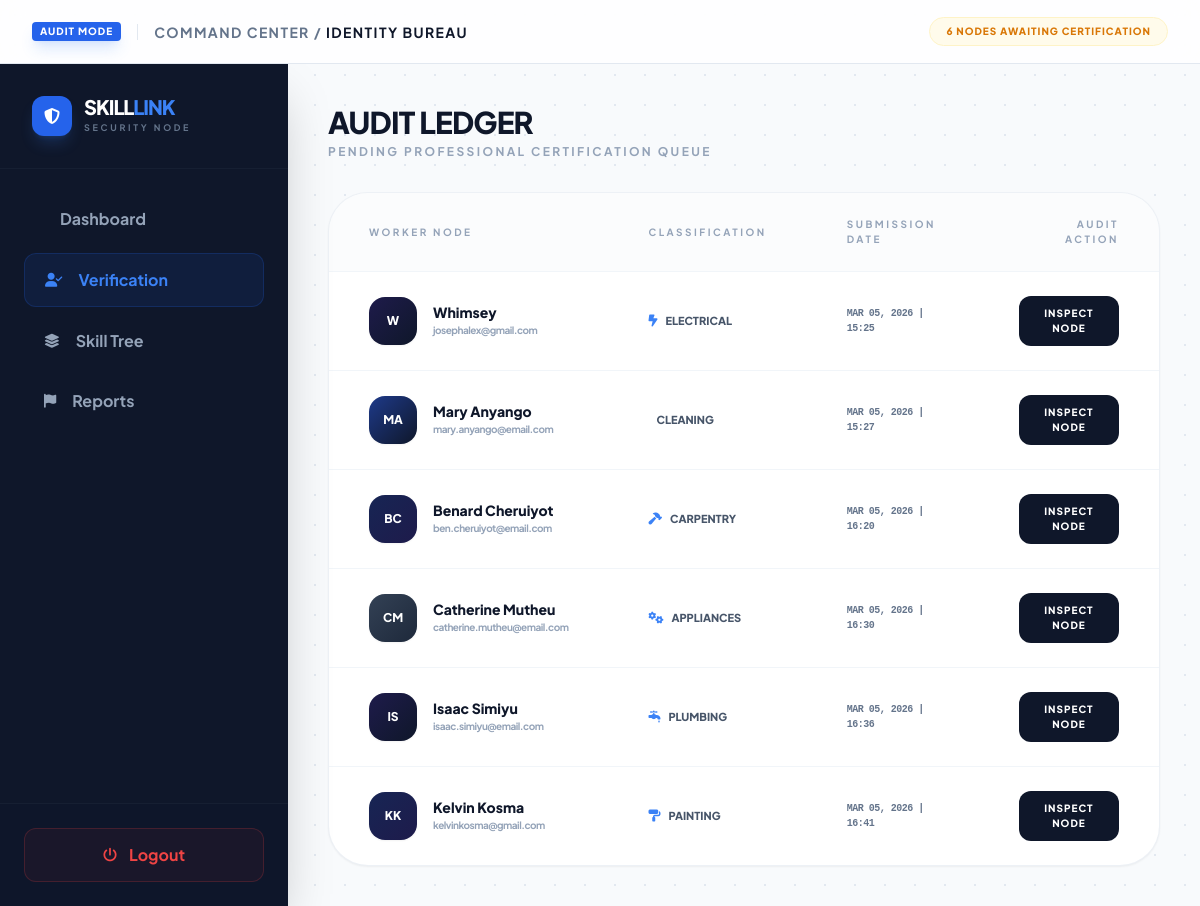
Page /admin/verifications.php (signed in) on the earlier database version.
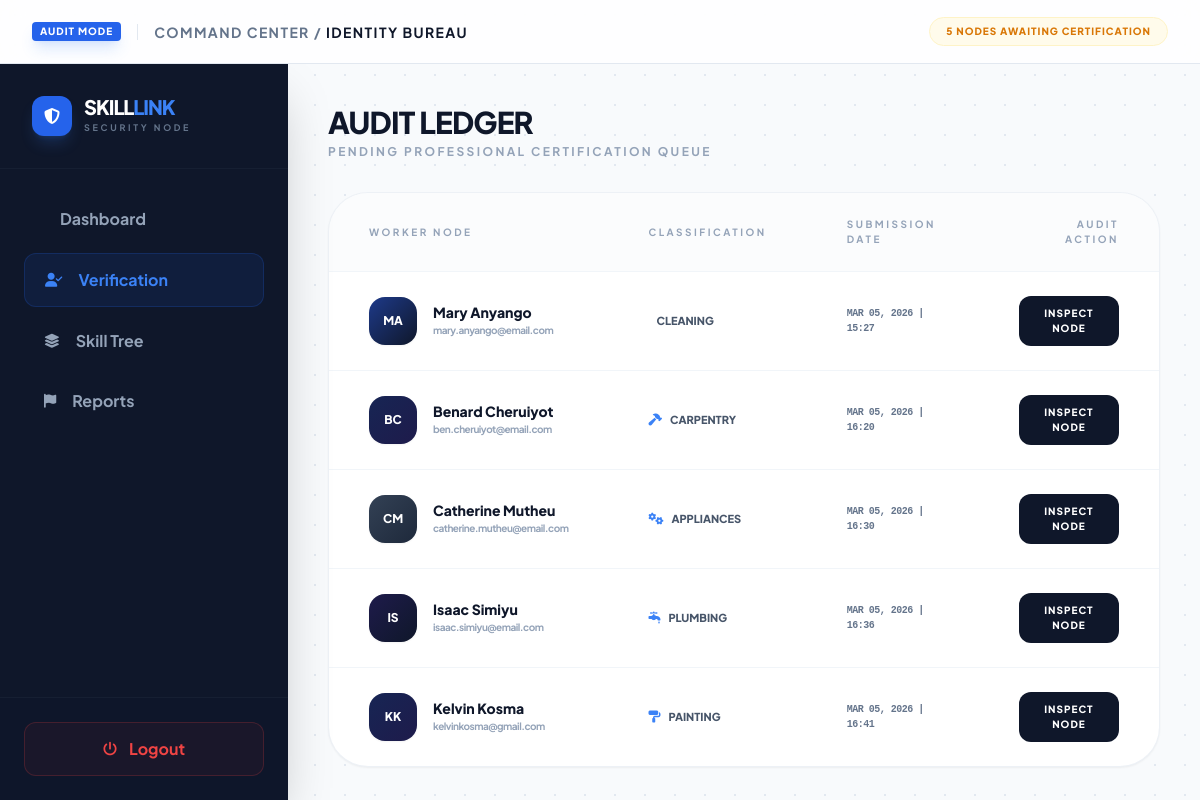
Same page on the later database version.
### tables this page shows
CREATE TABLE `worker_profiles` (
  `profile_id` int(11) NOT NULL,
  `user_id` int(11) NOT NULL COMMENT 'Links to the shared users table',
  `category_id` int(11) NOT NULL COMMENT 'Links to the Blueprint (categories) table',
  `bio` text NOT NULL COMMENT 'The professional summary for clients',
  `profile_photo` varchar(255) DEFAULT 'default-pro.png' COMMENT 'Path to the headshot',
  `onboarded_at` timestamp NOT NULL DEFAULT current_timestamp(),
  `hourly_rate` decimal(10,2) DEFAULT 0.00,
  `service_radius` int(11) DEFAULT 10,
  `is_live` tinyint(1) DEFAULT 1,
  `id_proof_path` varchar(255) DEFAULT NULL,
  `is_verified` tinyint(1) DEFAULT 0
);

CREATE TABLE `users` (
  `id` int(11) NOT NULL,
  `full_name` varchar(255) NOT NULL,
  `email` varchar(255) NOT NULL,
  `phone` varchar(20) NOT NULL,
  `county` varchar(100) NOT NULL,
  `area` varchar(100) NOT NULL,
  `password` varchar(255) NOT NULL,
  `role` enum('client','worker','admin') NOT NULL,
  `status` enum('active','suspended') DEFAULT 'active',
  `created_at` timestamp NOT NULL DEFAULT current_timestamp()
);

CREATE TABLE `categories` (
  `id` int(11) NOT NULL,
  `cat_name` varchar(50) NOT NULL COMMENT 'Display name (e.g., Plumbing)',
  `cat_icon` varchar(50) NOT NULL COMMENT 'FontAwesome class (e.g., fa-wrench)',
  `sort_order` int(11) DEFAULT 0 COMMENT 'Controls UI display sequence',
  `status` enum('active','hidden') DEFAULT 'active' COMMENT 'Allows temporary hiding of categories',
  `created_at` timestamp NOT NULL DEFAULT current_timestamp()
);

### admin/verifications.php (the view, shortened to what the changed rows need)
<?php
$base_path = dirname(__DIR__) . DIRECTORY_SEPARATOR;
require_once $base_path . 'includes' . DIRECTORY_SEPARATOR . 'config.php';
function getSlateGradient($id) {
    $gradients = [
        'from-slate-800 to-slate-900',
        'from-blue-900 to-slate-900',
        'from-indigo-950 to-slate-900',
        'from-slate-700 to-slate-800',
        'from-blue-950 to-indigo-950'
    ];
    return $gradients[$id % count($gradients)];
}
try {
    $query = "
        SELECT
            u.id, u.full_name, u.email, u.phone, u.created_at,
            wp.bio, wp.profile_photo, wp.id_proof_path, wp.onboarded_at,
            c.cat_name, c.cat_icon
        FROM users u
        JOIN worker_profiles wp ON u.id = wp.user_id
        JOIN categories c ON wp.category_id = c.id
        WHERE wp.is_verified = 0 AND u.status = 'active'
        ORDER BY wp.onboarded_at ASC";
    $queue = $conn->query($query);
    $pending_count = $queue->num_rows;
} catch (Exception $e) {
    error_log("Verification Error: " . $e->getMessage());
    $pending_count = 0;
}
?>
<!DOCTYPE html>
<html lang="en" class="h-full bg-slate-50">
<head>
    <script src="https://cdn.tailwindcss.com"></script>
    <link rel="stylesheet" href="https://cdnjs.cloudflare.com/ajax/libs/font-awesome/6.4.0/css/all.min.css">
</head>
<body class="h-screen overflow-hidden flex flex-col blueprint-bg">
    <header class="h-16 shrink-0 bg-white/80 backdrop-blur-md border-b border-slate-200 flex items-center justify-between px-8 z-50">
        <div class="flex items-center gap-4">
            <h1 class="text-sm font-bold text-slate-500 uppercase tracking-widest">Command Center / <span class="text-slate-900">Identity Bureau</span></h1>
        </div>
        <div class="flex items-center gap-4">
            <div class="bg-amber-50 text-amber-600 px-4 py-1.5 rounded-full border border-amber-100 text-[10px] font-black uppercase tracking-widest">
                <?= $pending_count ?> Nodes Awaiting Certification
            </div>
        </div>
    </header>
    <div class="flex flex-1 overflow-hidden">
        <aside class="w-72 bg-slate-900 text-white flex flex-col h-full flex-none shadow-2xl z-40 relative">
            <div class="p-8 border-b border-slate-800/50">
                <div class="flex items-center gap-3">
                    <div>
                        <h2 class="text-xl font-black tracking-tighter uppercase leading-none">Skill<span class="text-blue-500">Link</span></h2>
                    </div>
                </div>
            </div>
        </aside>
        <section class="flex-1 h-full overflow-y-auto custom-scrollbar p-10 space-y-8">
            <div>
                <h1 class="text-3xl font-black tracking-tight text-slate-900 uppercase">Audit Ledger</h1>
            </div>
            <div class="bg-white rounded-[2.5rem] shadow-sm border border-slate-200/60 overflow-hidden">
                <div class="overflow-x-auto">
                    <table class="w-full text-left border-collapse">
                        <thead>
                            <tr class="text-[10px] uppercase tracking-[0.25em] text-slate-400 font-black bg-slate-50/50">
                                <th class="px-10 py-6 border-b border-slate-100">Worker Node</th>
                                <th class="px-10 py-6 border-b border-slate-100">Classification</th>
                                <th class="px-10 py-6 border-b border-slate-100">Submission Date</th>
                                <th class="px-10 py-6 border-b border-slate-100 text-right">Audit Action</th>
                            </tr>
                        </thead>
                        <tbody class="divide-y divide-slate-100">
                            <?php if ($pending_count > 0): ?>
                                <?php while($row = $queue->fetch_assoc()):
                                    $has_photo = !empty($row['profile_photo']) && file_exists("../uploads/profiles/" . $row['profile_photo']);
                                    $initials = strtoupper(substr($row['full_name'], 0, 1) . substr(explode(' ', $row['full_name'])[1] ?? '', 0, 1));
                                    $gradient = getSlateGradient($row['id']);
                                ?>
                                <tr class="hover:bg-blue-50/20 transition-all group">
                                    <td class="px-10 py-6">
                                        <div class="flex items-center gap-4">
                                            <?php if ($has_photo): ?>
                                                <img src="../uploads/profiles/<?= $row['profile_photo'] ?>" class="w-12 h-12 rounded-2xl object-cover shadow-sm border-2 border-white">
                                            <?php else: ?>
                                                <div class="w-12 h-12 rounded-2xl bg-gradient-to-br <?= $gradient ?> flex items-center justify-center font-black text-white text-xs shadow-sm">
                                                    <?= $initials ?>
                                                </div>
                                            <?php endif; ?>
                                            <div>
                                                <p class="text-sm font-extrabold text-slate-900 leading-none mb-1"><?= $row['full_name'] ?></p>
                                                <p class="text-[10px] text-slate-400 font-bold tracking-tighter"><?= $row['email'] ?></p>
                                            </div>
                                        </div>
                                    </td>
                                    <td class="px-10 py-6">
                                        <div class="flex items-center gap-2">
                                            <i class="fas <?= $row['cat_icon'] ?> text-blue-500 text-xs"></i>
                                            <span class="text-[11px] font-black uppercase text-slate-600"><?= $row['cat_name'] ?></span>
                                        </div>
                                    </td>
                                    <td class="px-10 py-6">
                                        <p class="text-[10px] font-mono font-bold text-slate-500 uppercase tracking-tighter">
                                            <?= date('M d, Y | H:i', strtotime($row['onboarded_at'])) ?>
                                        </p>
                                    </td>
                                    <td class="px-10 py-6 text-right">
                                        <button onclick='openAuditModal(<?= json_encode($row) ?>, "<?= $initials ?>", "<?= $gradient ?>", <?= $has_photo ? "true" : "false" ?>)' class="px-6 py-2.5 bg-slate-900 text-white text-[10px] font-black rounded-xl hover:bg-blue-600 transition-all uppercase tracking-widest">
                                            Inspect Node
                                        </button>
                                    </td>
                                </tr>
                                <?php endwhile; ?>
                            <?php endif; ?>
                        </tbody>
                    </table>
                </div>
            </div>
        </section>
    </div>
</body>
</html>

Differences in the rows shown:
no longer on this page (row edited): worker_profiles: user.full_name "W", user.full_name "Whimsey", user.email "josephalex@gmail.com", category.cat_name "ELECTRICAL", onboarded_at "MAR 05, 2026 | 15:25"
Other differences:
$pending_count: "6" → "5"
